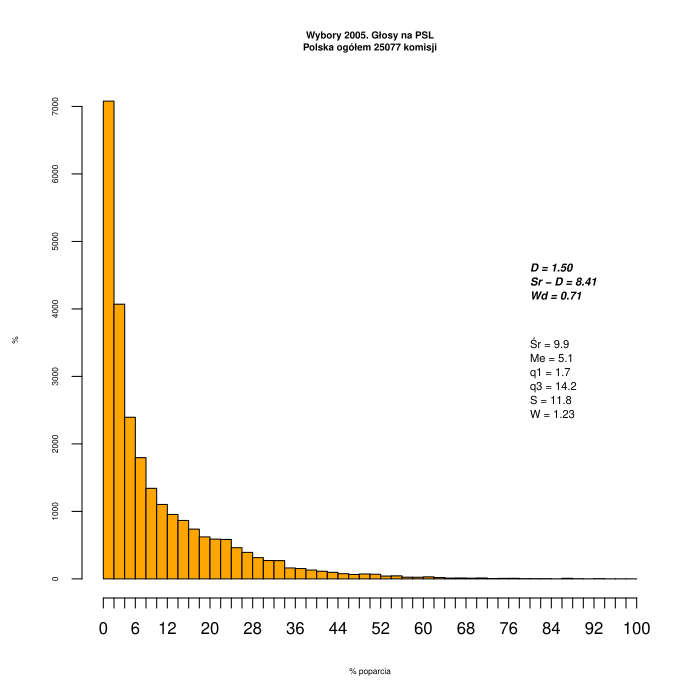

Here is the R script that generated this plot:
#!/usr/bin/Rscript
# Skrypt wykreślna różnego rodzaju histogramy dla danych z pliku ws2010_komitety_by_komisja_T.csv
# (więcej: https://github.com/hrpunio/Data/tree/master/ws2010_pobranie_2018)
#
estimatedMode <- function(x) { d <- density(x, na.rm=T); d$x[which.max(d$y)] }

showVotes <- function(df, x, co, region, N, minN) {
   ## showVotes = wykreśla histogram dla województwa (region)
   kN <- nrow(df)
   sX <- summary(df[[x]], na.rm=TRUE);
   sV <- sd(df[[x]], na.rm=TRUE)
   ## współczynnik skośności Pearsona
   skewness <- 3 * (sX[["Mean"]] - sX[["Median"]])/sV
   Mo <- estimatedMode(df[[x]])
   skewnessMo <- (sX[["Mean"]] - Mo)/sV

   summary_label <- sprintf ("Śr = %.1f\nMe = %.1f\nq1 = %.1f\nq3 = %.1f\nS = %.1f\nW = %.2f", 
     sX[["Mean"]], sX[["Median"]],
     sX[["1st Qu."]], sX[["3rd Qu."]], sV, skewness)
   summary_label_bold <- sprintf ("D = %.2f\nSr - D = %.2f\nWd = %.2f", Mo, sX[["Mean"]] - Mo, skewnessMo)

   if (minN < 1) {
   t <- sprintf("Wybory 2005. Głosy na %s\n%s ogółem %d komisji", co, region, kN ) } 
   else { t <- sprintf("Wybory 2005. Głosy na %s\n%s ogółem %d komisji (N>%d)", co, region, kN, minN ) } 

   h <- hist(df[[x]], breaks=kpN, freq=TRUE, col="orange", main=t, 
     ylab="%", xlab="% poparcia", labels=F, xaxt='n' )
     axis(side=1, at=kpN, cex.axis=2, cex.lab=2)
   ## pozycja tekstu zawierającego statystyki opisowe
   posX <- .50 * max(h$counts)
   posY <- .66 * max(h$counts)
   text(80, posX, summary_label, cex=1.4, adj=c(0,1) )
   text(80, posY, summary_label_bold, cex=1.4, adj=c(0,1), font=4)
}


## Wczytanie danych; obliczenie podst. statystyk:
komisje <- read.csv("ws2005_komisje_wyniki.csv", 
   sep = ';', header=T, na.string="NA");

summary(komisje$PSL); summary(komisje$PiS); summary(komisje$PO);
fivenum(komisje$PSLp); fivenum(komisje$PiSp); fivenum(komisje$POp);

## ## ###
par(ps=6,cex=1,cex.axis=1,cex.lab=1,cex.main=1.2)
kpN <- seq(0, 100, by=2);
kpX <- c(0, 10,20,30,40,50,60,70,80,90, 100);
kN <- nrow(komisje)
region <- "Polska"
minTurnout <- 0

## cała Polska:
showVotes(komisje, "PSLp", "PSL", region, kN, minTurnout);
showVotes(komisje, "PiSp", "PiS", region, kN, minTurnout);
showVotes(komisje, "POp",  "PO",  region, kN, minTurnout);
showVotes(komisje, "SLDp", "SLD", region, kN, minTurnout);
showVotes(komisje, "Samoobronap", "SRp", region, kN, minTurnout);

## Cała Polska (bez małych komisji):
## ( późniejszych analizach pomijane są małe komisje)
minTurnout <- 49
komisje <- subset (komisje, totalG > minTurnout); 
kN <- nrow(komisje)

showVotes(komisje, "PSLp", "PSL", region, kN, minTurnout);
showVotes(komisje, "PiSp", "PiS", region, kN, minTurnout);
showVotes(komisje, "POp",  "PO",  region, kN, minTurnout);

## Typ gminy U/R (U=gmina miejska ; R=inna niż miejska)
#komisjeW <- subset (komisje, typ == "U"); 
#kN <- nrow(komisjeW)
#region <- "Polska/g.miejskie"
#showVotes(komisjeW, "PSLp", "PSL", region, kN, minTurnout);
#showVotes(komisjeW, "PiSp", "PiS", region, kN, minTurnout);
#showVotes(komisjeW, "POp",  "PO",  region, kN, minTurnout);
#
##komisjeW <- subset (komisje, typ == "R"); 
#kN <- nrow(komisjeW)
#region <- "Polska/g.niemiejskie"
#showVotes(komisjeW, "PSLp", "PSL", region, kN, minTurnout);
#showVotes(komisjeW, "PiSp", "PiS", region, kN, minTurnout);
#showVotes(komisjeW, "POp",  "PO",  region, kN, minTurnout);

## woj = dwucyfrowy kod teryt województwa:
komisje$woj <- substr(komisje$teryt, start=1, stop=2)

cN <- c("dolnośląskie", "kujawsko-pomorskie",
 "lubelskie", "lubuskie", "łódzkie", "małopolskie", "mazowieckie",
 "opolskie", "podkarpackie", "podlaskie", "pomorskie", "śląskie",
 "świętokrzyskie", "warmińsko-mazurskie", "wielkopolskie",
 "zachodniopomorskie");
cW <- c("02", "04", "06", "08", "10", "12", "14", "16", "18",
 "20", "22", "24", "26", "28", "30", "32");

## wszystkie województwa po kolei:
for (w in 1:16) {
  wojS <- cW[w]
  ###region <- cN[w];
  region <- sprintf ("%s (%s)", cN[w], wojS);

  komisjeW <- subset (komisje, woj == wojS); ##

  showVotes(komisjeW, "PSLp", "PSL", region, kN, minTurnout);
  showVotes(komisjeW, "PiSp", "PiS", region, kN, minTurnout);
  showVotes(komisjeW, "POp",  "PO",  region, kN, minTurnout);
}

## ## koniec
